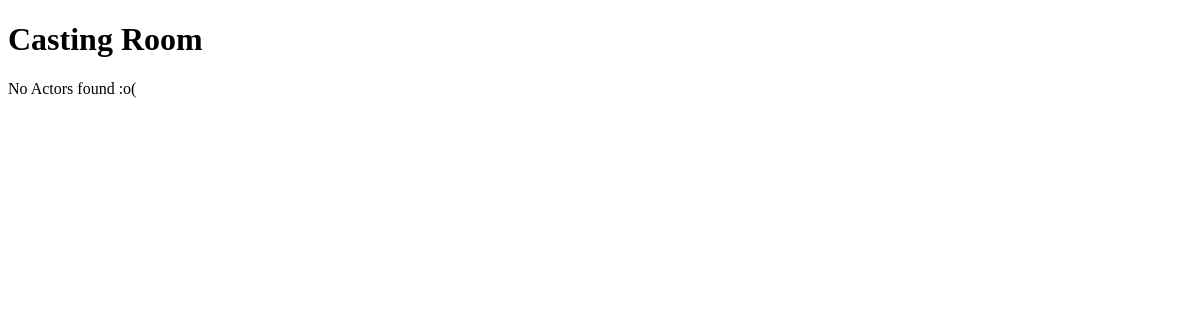
/casting/, run on an earlier commit of the app's database.
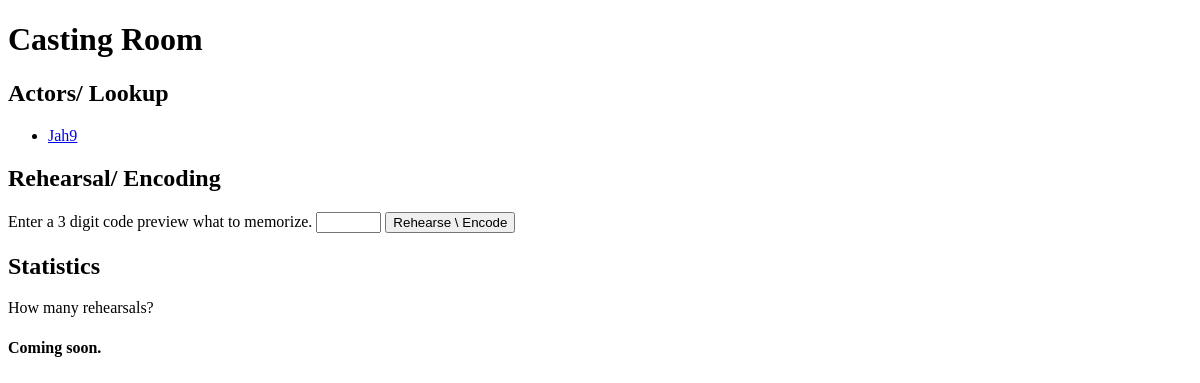
And on a later commit of the database.
### casting/models.py (models this page shows, shortened)
class Actor(models.Model):
    name: str = models.CharField(max_length=200)
    activity: str = models.CharField(max_length=500)
    prop: str = models.CharField(max_length=500)
    acts_as_nr: int = models.IntegerField(null=True, blank=True)
    acts_as_letter: str = models.CharField(max_length=3, null=True, blank=True)

### casting/views.py (the view)
# urls.py: path('', views.IndexView.as_view(), name='index'),
class IndexView(generic.ListView):
    template_name = "casting/index.html"
    context_object_name = "actors_list"
    def get_queryset(self):
        return Actor.objects.order_by()[:5]

### casting/templates/casting/index.html (shortened to what this page needs)
<!DOCTYPE html>
<html lang="en">
<head>
</head>
<body>
<h1>Casting Room</h1>
{% if actors_list %}
    <h2> Actors/ Lookup</h2>
    <ul>
    {% for actor in actors_list %}
        <li><a href="{% url 'casting:detail' actor.id %}">{{ actor.name }}</a></li>
    {% endfor %}
    </ul>
    <h2>Rehearsal/ Encoding</h2>
    <form action="{% url 'casting:rehearsal' %}" method="post">
        <label for="rehearsal_input">Enter a 3 digit code preview what to memorize.</label>
        <input type="text" name="rehearsal_input" id="rehearsal_input" maxlength="3" size="5">
        <input type="submit" value="Rehearse \ Encode">
    </form>
    <h2>Statistics</h2>
    <p>How many rehearsals?</p>
    <h4>Coming soon.</h4>
{% else %}
    <p>No Actors found :o(</p>
{% endif %}
</body>
</html>

What changed in the data, as far as the page shows it:
added Actor: name "Jah9"
Also different on the page:
form field value: (not shown) → "Rehearse \\ Encode"
text no longer shown: "No Actors found :o("
text now shown: "Actors/ Lookup Rehearsal/ Encoding Enter a 3 digit code preview what to memorize. Statistics How many rehearsals? Coming soon."
